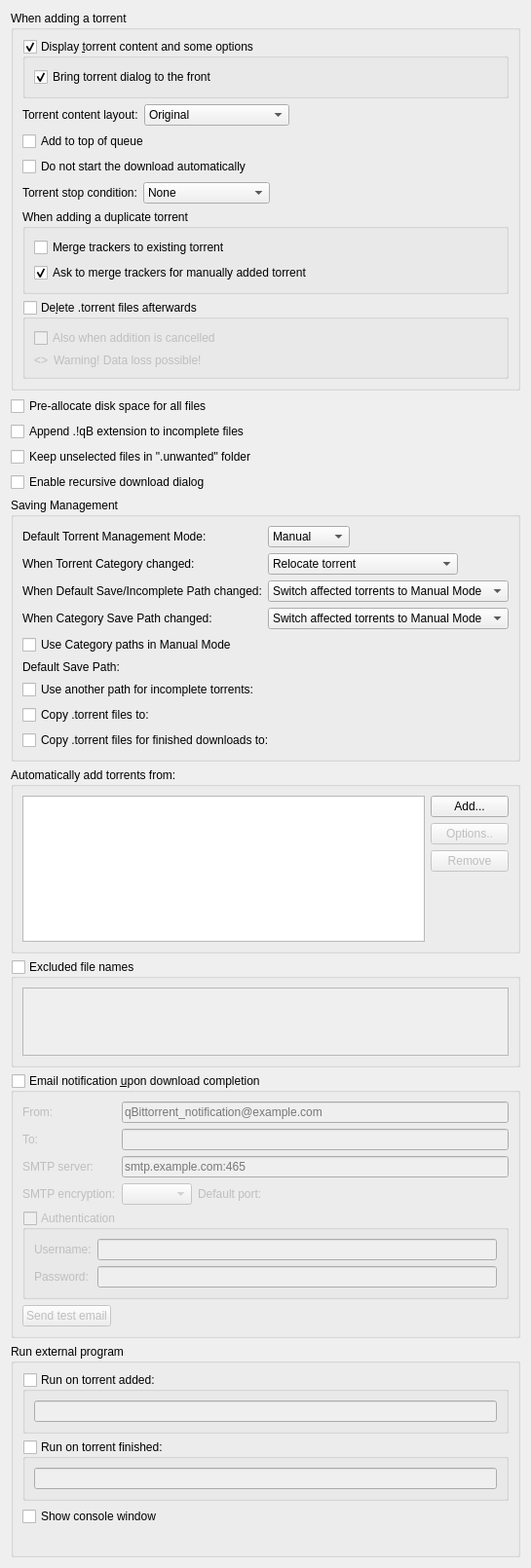
          <widget class="QWidget" name="scrollAreaWidgetContents_2">
           <property name="geometry">
            <rect>
             <x>0</x>
             <y>0</y>
             <width>539</width>
             <height>1457</height>
            </rect>
           </property>
           <layout class="QVBoxLayout" name="verticalLayout">
            <item>
             <widget class="QGroupBox" name="torrentAdditionBox">
              <property name="title">
               <string>When adding a torrent</string>
              </property>
              <layout class="QVBoxLayout" name="torrentAdditionBoxLayout">
               <item>
                <widget class="QGroupBox" name="checkAdditionDialog">
                 <property name="title">
                  <string>Display &amp;torrent content and some options</string>
                 </property>
                 <property name="checkable">
                  <bool>true</bool>
                 </property>
                 <layout class="QVBoxLayout" name="verticalLayout_18">
                  <item>
                   <widget class="QCheckBox" name="checkAdditionDialogFront">
                    <property name="text">
                     <string>Bring torrent dialog to the front</string>
                    </property>
                    <property name="checked">
                     <bool>true</bool>
                    </property>
                   </widget>
                  </item>
                 </layout>
                </widget>
               </item>
               <item>
                <layout class="QHBoxLayout" name="horizontalLayout_19">
                 <item>
                  <widget class="QLabel" name="contentLayoutLabel">
                   <property name="text">
                    <string>Torrent content layout:</string>
                   </property>
                  </widget>
                 </item>
                 <item>
                  <widget class="QComboBox" name="contentLayoutComboBox">
                   <property name="currentIndex">
                    <number>0</number>
                   </property>
                   <item>
                    <property name="text">
                     <string>Original</string>
                    </property>
                   </item>
                   <item>
                    <property name="text">
                     <string>Create subfolder</string>
                    </property>
                   </item>
                   <item>
                    <property name="text">
                     <string>Don't create subfolder</string>
                    </property>
                   </item>
                  </widget>
                 </item>
                 <item>
                  <spacer name="horizontalSpacer_20">
                   <property name="orientation">
                    <enum>Qt::Orientation::Horizontal</enum>
                   </property>
                   <property name="sizeHint" stdset="0">
                    <size>
                     <width>40</width>
                     <height>20</height>
                    </size>
                   </property>
                  </spacer>
                 </item>
                </layout>
               </item>
               <item>
                <widget class="QCheckBox" name="checkAddToQueueTop">
                 <property name="toolTip">
                  <string>The torrent will be added to the top of the download queue</string>
                 </property>
                 <property name="text">
                  <string extracomment="The torrent will be added to the top of the download queue">Add to top of queue</string>
                 </property>
                </widget>
               </item>
               <item>
                <widget class="QCheckBox" name="checkAddStopped">
                 <property name="toolTip">
                  <string>The torrent will be added to download list in a stopped state</string>
                 </property>
                 <property name="text">
                  <string extracomment="The torrent will be added to download list in a stopped state">Do not start the download automatically</string>
                 </property>
                </widget>
               </item>
               <item>
                <layout class="QHBoxLayout" name="stopConditionLayout">
                 <item>
                  <widget class="QLabel" name="stopConditionLabel">
                   <property name="text">
                    <string>Torrent stop condition:</string>
                   </property>
                  </widget>
                 </item>
                 <item>
                  <widget class="QComboBox" name="stopConditionComboBox">
                   <property name="currentIndex">
                    <number>0</number>
                   </property>
                   <item>
                    <property name="text">
                     <string>None</string>
                    </property>
                   </item>
                   <item>
                    <property name="text">
                     <string>Metadata received</string>
                    </property>
                   </item>
                   <item>
                    <property name="text">
                     <string>Files checked</string>
                    </property>
                   </item>
                  </widget>
                 </item>
                 <item>
                  <spacer name="stopConditionSpacer">
                   <property name="orientation">
                    <enum>Qt::Orientation::Horizontal</enum>
                   </property>
                   <property name="sizeHint" stdset="0">
                    <size>
                     <width>40</width>
                     <height>20</height>
                    </size>
                   </property>
                  </spacer>
                 </item>
                </layout>
               </item>
               <item>
                <widget class="QGroupBox" name="duplicateTorrentGroup">
                 <property name="title">
                  <string>When adding a duplicate torrent</string>
                 </property>
                 <layout class="QVBoxLayout" name="duplicateTorrentBoxLayout">
                  <item>
                   <widget class="QCheckBox" name="checkMergeTrackers">
                    <property name="text">
                     <string>Merge trackers to existing torrent</string>
                    </property>
                    <property name="checked">
                     <bool>false</bool>
                    </property>
                   </widget>
                  </item>
                  <item>
                   <widget class="QCheckBox" name="checkConfirmMergeTrackers">
                    <property name="text">
                     <string>Ask to merge trackers for manually added torrent</string>
                    </property>
                    <property name="checked">
                     <bool>true</bool>
                    </property>
                   </widget>
                  </item>
                 </layout>
                </widget>
               </item>
               <item>
                <widget class="QGroupBox" name="deleteTorrentBox">
                 <property name="toolTip">
                  <string>Whether the .torrent file should be deleted after adding it</string>
                 </property>
                 <property name="title">
                  <string>De&amp;lete .torrent files afterwards </string>
                 </property>
                 <property name="checkable">
                  <bool>true</bool>
                 </property>
                 <property name="checked">
                  <bool>false</bool>
                 </property>
                 <layout class="QVBoxLayout" name="deleteTorrentBoxLayout">
                  <item>
                   <widget class="QCheckBox" name="deleteCancelledTorrentBox">
                    <property name="toolTip">
                     <string>Also delete .torrent files whose addition was cancelled</string>
                    </property>
                    <property name="text">
                     <string>Also when addition is cancelled</string>
                    </property>
                   </widget>
                  </item>
                  <item>
                   <layout class="QHBoxLayout" name="deleteTorrentWarningLayout">
                    <item>
                     <widget class="QLabel" name="deleteTorrentWarningIcon">
                      <property name="sizePolicy">
                       <sizepolicy hsizetype="Fixed" vsizetype="Preferred">
                        <horstretch>0</horstretch>
                        <verstretch>0</verstretch>
                       </sizepolicy>
                      </property>
                      <property name="text">
                       <string notr="true">&lt;&gt;</string>
                      </property>
                     </widget>
                    </item>
                    <item>
                     <widget class="QLabel" name="deleteTorrentWarningLabel">
                      <property name="text">
                       <string>Warning! Data loss possible!</string>
                      </property>
                     </widget>
                    </item>
                   </layout>
                  </item>
                 </layout>
                </widget>
               </item>
              </layout>
             </widget>
            </item>
            <item>
             <widget class="QCheckBox" name="checkPreallocateAll">
              <property name="toolTip">
               <string>Allocate full file sizes on disk before starting downloads, to minimize fragmentation. Only useful for HDDs.</string>
              </property>
              <property name="text">
               <string>Pre-allocate disk space for all files</string>
              </property>
             </widget>
            </item>
            <item>
             <widget class="QCheckBox" name="checkAppendqB">
              <property name="text">
               <string>Append .!qB extension to incomplete files</string>
              </property>
             </widget>
            </item>
            <item>
             <widget class="QCheckBox" name="checkUnwantedFolder">
              <property name="text">
               <string>Keep unselected files in &quot;.unwanted&quot; folder</string>
              </property>
             </widget>
            </item>
            <item>
             <widget class="QCheckBox" name="checkRecursiveDownload">
              <property name="toolTip">
               <string>When a torrent is downloaded, offer to add torrents from any .torrent files found inside it</string>
              </property>
              <property name="text">
               <string>Enable recursive download dialog</string>
              </property>
             </widget>
            </item>
            <item>
             <widget class="QGroupBox" name="groupSavingManagement">
              <property name="title">
               <string>Saving Management</string>
              </property>
              <layout class="QVBoxLayout" name="groupSavingManagementLayout">
               <item>
                <layout class="QGridLayout" name="gridLayout_3">
                 <item row="0" column="0">
                  <widget class="QLabel" name="label_40">
                   <property name="text">
                    <string>Default Torrent Management Mode:</string>
                   </property>
                  </widget>
                 </item>
                 <item row="0" column="1">
                  <layout class="QHBoxLayout" name="horizontalLayout_70">
                   <property name="spacing">
                    <number>10</number>
                   </property>
                   <item>
                    <widget class="QComboBox" name="comboSavingMode">
                     <property name="toolTip">
                      <string>Automatic: Various torrent properties (e.g. save path) will be decided by the associated category Manual: Various torrent properties (e.g. save path) must be assigned manually</string>
                     </property>
                     <item>
                      <property name="text">
                       <string>Manual</string>
                      </property>
                     </item>
                     <item>
                      <property name="text">
                       <string>Automatic</string>
                      </property>
                     </item>
                    </widget>
                   </item>
                   <item>
                    <spacer name="horizontalSpacer_160">
                     <property name="orientation">
                      <enum>Qt::Orientation::Horizontal</enum>
                     </property>
                     <property name="sizeHint" stdset="0">
                      <size>
                       <width>40</width>
                       <height>20</height>
                      </size>
                     </property>
                    </spacer>
                   </item>
                  </layout>
                 </item>
                 <item row="1" column="0">
                  <widget class="QLabel" name="labelTorrentCategoryChanged">
                   <property name="text">
                    <string>When Torrent Category changed:</string>
                   </property>
                  </widget>
                 </item>
                 <item row="1" column="1">
                  <layout class="QHBoxLayout" name="horizontalLayout_14">
                   <item>
                    <widget class="QComboBox" name="comboTorrentCategoryChanged">
                     <item>
                      <property name="text">
                       <string>Relocate torrent</string>
                      </property>
                     </item>
                     <item>
                      <property name="text">
                       <string>Switch torrent to Manual Mode</string>
                      </property>
                     </item>
                    </widget>
                   </item>
                   <item>
                    <spacer name="horizontalSpacer_17">
                     <property name="orientation">
                      <enum>Qt::Orientation::Horizontal</enum>
                     </property>
                     <property name="sizeHint" stdset="0">
                      <size>
                       <width>40</width>
                       <height>20</height>
                      </size>
                     </property>
                    </spacer>
                   </item>
                  </layout>
                 </item>
                 <item row="2" column="0">
                  <widget class="QLabel" name="labelCategoryDefaultPathChanged">
                   <property name="text">
                    <string>When Default Save/Incomplete Path changed:</string>
                   </property>
                  </widget>
                 </item>
                 <item row="2" column="1">
                  <layout class="QHBoxLayout" name="horizontalLayout_15">
                   <item>
                    <widget class="QComboBox" name="comboCategoryDefaultPathChanged">
                     <property name="currentIndex">
                      <number>1</number>
                     </property>
                     <item>
                      <property name="text">
                       <string>Relocate affected torrents</string>
                      </property>
                     </item>
                     <item>
                      <property name="text">
                       <string>Switch affected torrents to Manual Mode</string>
                      </property>
                     </item>
                    </widget>
                   </item>
                   <item>
                    <spacer name="horizontalSpacer_18">
                     <property name="orientation">
                      <enum>Qt::Orientation::Horizontal</enum>
                     </property>
                     <property name="sizeHint" stdset="0">
                      <size>
                       <width>40</width>
                       <height>20</height>
                      </size>
                     </property>
                    </spacer>
                   </item>
                  </layout>
                 </item>
                 <item row="3" column="0">
                  <widget class="QLabel" name="labelCategoryChanged">
                   <property name="text">
                    <string>When Category Save Path changed:</string>
                   </property>
                  </widget>
                 </item>
                 <item row="3" column="1">
                  <layout class="QHBoxLayout" name="horizontalLayout_17">
                   <item>
                    <widget class="QComboBox" name="comboCategoryChanged">
                     <property name="currentIndex">
                      <number>1</number>
                     </property>
                     <item>
                      <property name="text">
                       <string>Relocate affected torrents</string>
                      </property>
                     </item>
                     <item>
                      <property name="text">
                       <string>Switch affected torrents to Manual Mode</string>
                      </property>
                     </item>
                    </widget>
                   </item>
                   <item>
                    <spacer name="horizontalSpacer_19">
                     <property name="orientation">
                      <enum>Qt::Orientation::Horizontal</enum>
                     </property>
                     <property name="sizeHint" stdset="0">
                      <size>
                       <width>40</width>
                       <height>20</height>
                      </size>
                     </property>
                    </spacer>
                   </item>
                  </layout>
                 </item>
                </layout>
               </item>
               <item>
                <widget class="QCheckBox" name="checkUseCategoryPaths">
                 <property name="toolTip">
                  <string>Resolve relative Save Path against appropriate Category path instead of Default one</string>
                 </property>
                 <property name="text">
                  <string>Use Category paths in Manual Mode</string>
                 </property>
                </widget>
               </item>
               <item>
                <layout class="QGridLayout" name="gridLayout_4">
                 <item row="0" column="0">
                  <widget class="QLabel" name="labelSavePath">
                   <property name="text">
                    <string>Default Save Path:</string>
                   </property>
                  </widget>
                 </item>
                 <item row="0" column="1">
                  <widget class="FileSystemPathLineEdit" name="textSavePath" native="true"/>
                 </item>
                 <item row="1" column="0">
                  <widget class="QCheckBox" name="checkUseDownloadPath">
                   <property name="text">
                    <string>Use another path for incomplete torrents:</string>
                   </property>
                  </widget>
                 </item>
                 <item row="1" column="1">
                  <widget class="FileSystemPathLineEdit" name="textDownloadPath" native="true"/>
                 </item>
                 <item row="2" column="0">
                  <widget class="QCheckBox" name="checkExportDir">
                   <property name="text">
                    <string>Copy .torrent files to:</string>
                   </property>
                  </widget>
                 </item>
                 <item row="2" column="1">
                  <widget class="FileSystemPathLineEdit" name="textExportDir" native="true"/>
                 </item>
                 <item row="3" column="0">
                  <widget class="QCheckBox" name="checkExportDirFin">
                   <property name="text">
                    <string>Copy .torrent files for finished downloads to:</string>
                   </property>
                  </widget>
                 </item>
                 <item row="3" column="1">
                  <widget class="FileSystemPathLineEdit" name="textExportDirFin" native="true"/>
                 </item>
                </layout>
               </item>
              </layout>
             </widget>
            </item>
            <item>
             <widget class="QGroupBox" name="groupBox_2">
              <property name="title">
               <string>Automatically add torrents from:</string>
              </property>
              <layout class="QVBoxLayout" name="verticalLayout_38">
               <item>
                <layout class="QHBoxLayout" name="horizontalLayout_16">
                 <item>
                  <widget class="QTreeView" name="scanFoldersView">
                   <property name="sizePolicy">
                    <sizepolicy hsizetype="Expanding" vsizetype="Expanding">
                     <horstretch>0</horstretch>
                     <verstretch>1</verstretch>
                    </sizepolicy>
                   </property>
                   <property name="minimumSize">
                    <size>
                     <width>250</width>
                     <height>150</height>
                    </size>
                   </property>
                   <property name="editTriggers">
                    <set>QAbstractItemView::EditTrigger::AllEditTriggers</set>
                   </property>
                   <property name="selectionMode">
                    <enum>QAbstractItemView::SelectionMode::SingleSelection</enum>
                   </property>
                   <property name="selectionBehavior">
                    <enum>QAbstractItemView::SelectionBehavior::SelectRows</enum>
                   </property>
                   <property name="textElideMode">
                    <enum>Qt::TextElideMode::ElideNone</enum>
                   </property>
                   <property name="rootIsDecorated">
                    <bool>false</bool>
                   </property>
                   <attribute name="headerDefaultSectionSize">
                    <number>80</number>
                   </attribute>
                   <attribute name="headerStretchLastSection">
                    <bool>false</bool>
                   </attribute>
                  </widget>
                 </item>
                 <item>
                  <layout class="QVBoxLayout" name="verticalLayout_37">
                   <item>
                    <widget class="QPushButton" name="addWatchedFolderButton">
                     <property name="text">
                      <string>Add...</string>
                     </property>
                    </widget>
                   </item>
                   <item>
                    <widget class="QPushButton" name="editWatchedFolderButton">
                     <property name="enabled">
                      <bool>false</bool>
                     </property>
                     <property name="text">
                      <string>Options..</string>
                     </property>
                    </widget>
                   </item>
                   <item>
                    <widget class="QPushButton" name="removeWatchedFolderButton">
                     <property name="enabled">
                      <bool>false</bool>
                     </property>
                     <property name="text">
                      <string>Remove</string>
                     </property>
                    </widget>
                   </item>
                   <item>
                    <spacer name="verticalSpacer_6">
                     <property name="orientation">
                      <enum>Qt::Orientation::Vertical</enum>
                     </property>
                     <property name="sizeHint" stdset="0">
                      <size>
                       <width>20</width>
                       <height>40</height>
                      </size>
                     </property>
                    </spacer>
                   </item>
                  </layout>
                 </item>
                </layout>
               </item>
              </layout>
             </widget>
            </item>
            <item>
             <widget class="QGroupBox" name="groupExcludedFileNames">
              <property name="title">
               <string>Excluded file names</string>
              </property>
              <property name="checkable">
               <bool>true</bool>
              </property>
              <property name="checked">
               <bool>false</bool>
              </property>
              <layout class="QVBoxLayout" name="verticalLayout_311">
               <item>
                <widget class="QPlainTextEdit" name="textExcludedFileNames">
                 <property name="toolTip">
                  <string>Blacklist filtered file names from being downloaded from torrent(s).
Files matching any of the filters in this list will have their priority automatically set to &quot;Do not download&quot;.

Use newlines to separate multiple entries. Can use wildcards as outlined below.
*: matches zero or more of any characters.
?: matches any single character.
[...]: sets of characters can be represented in square brackets.

Examples
*.exe: filter '.exe' file extension.
readme.txt: filter exact file name.
?.txt: filter 'a.txt', 'b.txt' but not 'aa.txt'.
readme[0-9].txt: filter 'readme1.txt', 'readme2.txt' but not 'readme10.txt'.</string>
                 </property>
                 <property name="tabChangesFocus">
                  <bool>true</bool>
                 </property>
                 <property name="lineWrapMode">
                  <enum>QPlainTextEdit::LineWrapMode::NoWrap</enum>
                 </property>
                </widget>
               </item>
              </layout>
             </widget>
            </item>
            <item>
             <widget class="QGroupBox" name="groupMailNotification">
              <property name="title">
               <string>Email notification &amp;upon download completion</string>
              </property>
              <property name="checkable">
               <bool>true</bool>
              </property>
              <property name="checked">
               <bool>false</bool>
              </property>
              <layout class="QVBoxLayout" name="verticalLayout_171">
               <item>
                <layout class="QGridLayout" name="gridLayout_9">
                 <item row="0" column="0">
                  <widget class="QLabel" name="label_25">
                   <property name="toolTip">
                    <string>Sender</string>
                   </property>
                   <property name="text">
                    <string comment="From sender">From:</string>
                   </property>
                  </widget>
                 </item>
                 <item row="0" column="1">
                  <widget class="QLineEdit" name="senderEmailTxt">
                   <property name="placeholderText">
                    <string notr="true">qBittorrent_notification@example.com</string>
                   </property>
                  </widget>
                 </item>
                 <item row="1" column="0">
                  <widget class="QLabel" name="label_2">
                   <property name="toolTip">
                    <string>Receiver</string>
                   </property>
                   <property name="text">
                    <string comment="To receiver">To:</string>
                   </property>
                  </widget>
                 </item>
                 <item row="1" column="1">
                  <widget class="QLineEdit" name="lineEditDestEmail"/>
                 </item>
                 <item row="2" column="0">
                  <widget class="QLabel" name="label_3">
                   <property name="text">
                    <string>SMTP server:</string>
                   </property>
                  </widget>
                 </item>
                 <item row="2" column="1">
                  <widget class="QLineEdit" name="lineEditSMTPServer">
                   <property name="placeholderText">
                    <string notr="true">smtp.example.com:465</string>
                   </property>
                  </widget>
                 </item>
                 <item row="3" column="0">
                  <widget class="QLabel" name="labelSMTPEncryption">
                   <property name="text">
                    <string>SMTP encryption:</string>
                   </property>
                  </widget>
                 </item>
                 <item row="3" column="1">
                  <layout class="QHBoxLayout" name="layoutSMTPEncryption">
                   <item>
                    <widget class="QComboBox" name="comboSMTPEncryption"/>
                   </item>
                   <item>
                    <widget class="QLabel" name="labelSMTPEncryptionPortInfo">
                     <property name="text">
                      <string>Default port: </string>
                     </property>
                    </widget>
                   </item>
                   <item>
                    <spacer name="horizontalSMTPEncryptionSpacer">
                     <property name="orientation">
                      <enum>Qt::Orientation::Horizontal</enum>
                     </property>
                     <property name="sizeHint" stdset="0">
                      <size>
                       <width>20</width>
                       <height>20</height>
                      </size>
                     </property>
                    </spacer>
                   </item>
                  </layout>
                 </item>
                </layout>
               </item>
               <item>
                <widget class="QGroupBox" name="groupMailNotifAuth">
                 <property name="title">
                  <string>Authentication</string>
                 </property>
                 <property name="checkable">
                  <bool>true</bool>
                 </property>
                 <property name="checked">
                  <bool>false</bool>
                 </property>
                 <layout class="QFormLayout" name="formLayout_2">
                  <item row="0" column="0">
                   <widget class="QLabel" name="label_7">
                    <property name="text">
                     <string>Username:</string>
                    </property>
                   </widget>
                  </item>
                  <item row="0" column="1">
                   <widget class="QLineEdit" name="mailNotifUsername"/>
                  </item>
                  <item row="1" column="0">
                   <widget class="QLabel" name="label_8">
                    <property name="text">
                     <string>Password:</string>
                    </property>
                   </widget>
                  </item>
                  <item row="1" column="1">
                   <widget class="QLineEdit" name="mailNotifPassword">
                    <property name="echoMode">
                     <enum>QLineEdit::EchoMode::Password</enum>
                    </property>
                   </widget>
                  </item>
                 </layout>
                </widget>
               </item>
               <item>
                <widget class="QPushButton" name="sendTestEmail">
                 <property name="sizePolicy">
                  <sizepolicy hsizetype="Fixed" vsizetype="Fixed">
                   <horstretch>0</horstretch>
                   <verstretch>0</verstretch>
                  </sizepolicy>
                 </property>
                 <property name="text">
                  <string>Send test email</string>
                 </property>
                </widget>
               </item>
              </layout>
             </widget>
            </item>
            <item>
             <widget class="QGroupBox" name="autoRunBox">
              <property name="title">
               <string>Run external program</string>
              </property>
              <layout class="QVBoxLayout" name="verticalLayout_19">
               <item>
                <widget class="QGroupBox" name="groupBoxRunOnAdded">
                 <property name="title">
                  <string>Run on torrent added:</string>
                 </property>
                 <property name="checkable">
                  <bool>true</bool>
                 </property>
                 <property name="checked">
                  <bool>false</bool>
                 </property>
                 <layout class="QVBoxLayout" name="verticalLayout_39">
                  <item>
                   <widget class="QLineEdit" name="lineEditRunOnAdded"/>
                  </item>
                 </layout>
                </widget>
               </item>
               <item>
                <widget class="QGroupBox" name="groupBoxRunOnFinished">
                 <property name="title">
                  <string>Run on torrent finished:</string>
                 </property>
                 <property name="checkable">
                  <bool>true</bool>
                 </property>
                 <property name="checked">
                  <bool>false</bool>
                 </property>
                 <layout class="QVBoxLayout" name="verticalLayout_36">
                  <item>
                   <widget class="QLineEdit" name="lineEditRunOnFinished"/>
                  </item>
                 </layout>
                </widget>
               </item>
               <item>
                <widget class="QCheckBox" name="autoRunConsole">
                 <property name="text">
                  <string>Show console window</string>
                 </property>
                </widget>
               </item>
               <item>
                <widget class="QLabel" name="labelAutoRunParam">
                 <property name="wordWrap">
                  <bool>true</bool>
                 </property>
                </widget>
               </item>
              </layout>
             </widget>
            </item>
           </layout>
          </widget>
